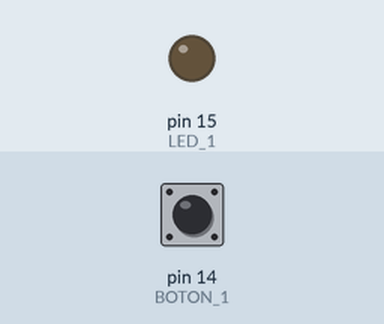
Simulated run of this sketch. Board: Arduino Uno, built with avr-gcc and run on an emulated ATmega328P. Shown: output pins drawn as LEDs (lit = HIGH). The inputs (shaded band) are chosen by the test bench; at power-on: pin 14 (BOTON_1) HIGH.

Above: at 1.2 s.
1.3 s: pin 14 (BOTON_1) pulled LOW for 0.15 s
At 1.37 s:
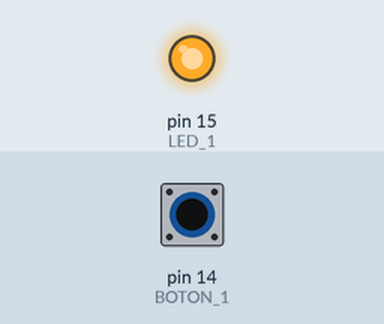
2.9 s: pin 14 (BOTON_1) pulled LOW for 3.2 s
At 6.8 s:
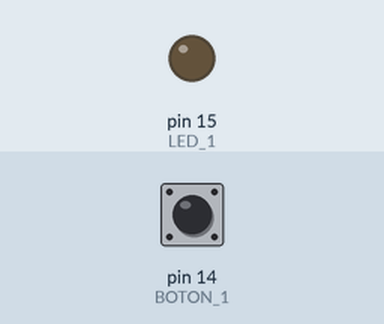
Timing chart, 0 to 8.3 s (numbered marks = the images above; inputs shaded):
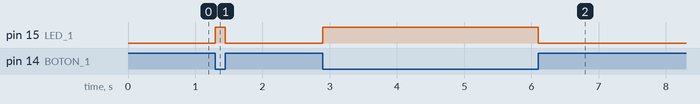

Measured:
- after the input at 1.3 s, pin 15 (LED_1): LOW → HIGH at once, → LOW 0.15 s later
- after the input at 2.9 s, pin 15 (LED_1): LOW → HIGH at once, → LOW 3.2 s later

The sketch:

sketch_apr13a.ino
```cpp
/**
 * Autor: TCHAR
 * Fecha: 13042022
 * Descripción:
 */

//Bibliotecas
//Constantes
const int BOTON_1 = 14;
const int LED_1 = 15;

//Variables
int dato1;

//Definicion de objetos


//Condiciones iniciales
void setup() {
  pinMode(BOTON_1, INPUT_PULLUP); //Configurar el pin donde se conecta el boton1
  pinMode(LED_1, OUTPUT); //Configurar el pin donde se conecta el led como
  digitalWrite(LED_1, LOW); //0, false, LOW, 1, TRUE, HIGH
}//Fin de void setup


//Cuerpo del programa
void loop() {
  dato1=!digitalRead(BOTON_1); //Leer el boton1
  digitalWrite(LED_1, dato1); //Escribir en el led lo que trae dato1


}//Fin de void loop
```
